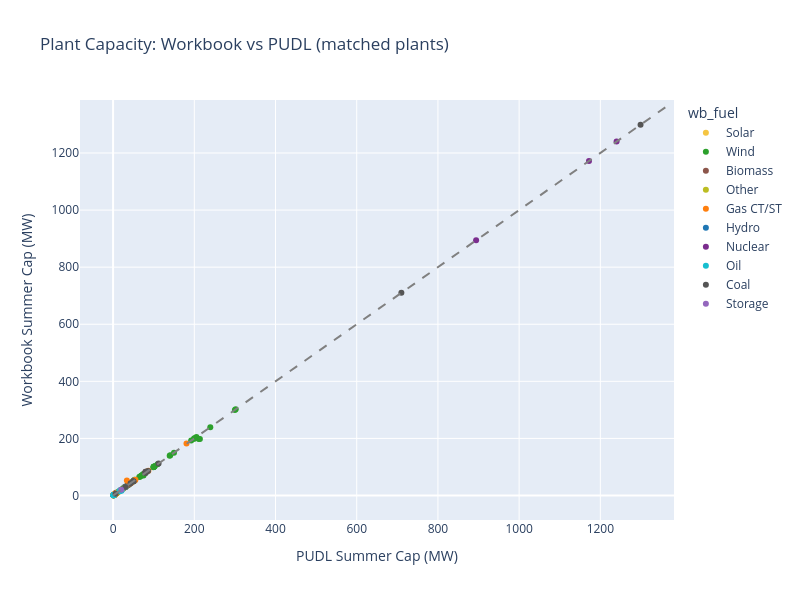

The cell this chart's notebook holds for it:
### Code cell
# Scatter plot: matched plant capacities
if len(matched) > 0:
    fig = px.scatter(
        matched, x="pudl_summer_mw", y="wb_summer_mw",
        color="wb_fuel",
        color_discrete_map=FUEL_COLORS,
        hover_data=["plant_name", "wb_hub", "cap_diff_pct"],
        title="Plant Capacity: Workbook vs PUDL (matched plants)",
        labels={"pudl_summer_mw": "PUDL Summer Cap (MW)", "wb_summer_mw": "Workbook Summer Cap (MW)"},
    )
    # Add 1:1 line
    max_val = max(matched["pudl_summer_mw"].max(), matched["wb_summer_mw"].max()) * 1.05
    fig.add_shape(type="line", x0=0, y0=0, x1=max_val, y1=max_val,
                  line=dict(dash="dash", color="gray"))
    fig.update_layout(height=600, width=800)
    fig.show()

    # Record result
    within_10 = (matched["cap_diff_pct"].abs() <= 10).sum()
    record_result("Plant-Level Capacity Match", "PASS" if match_rate > 50 else "WARN",
                  f"{n_matched} plants matched ({match_rate:.0f}%); "
                  f"{within_10}/{n_matched} within 10% of PUDL")

### Figure 1 — Plotly figure (JSON) as saved in the notebook; plotly's stock layout.template omitted (floating-point values rounded to 4 significant figures; data arrays with more than 128 entries replaced by an {"elided": "..."} marker saying what was removed)
{"data": [{"customdata": {"elided": "101x3 mixed values"}, "hovertemplate": "wb_fuel=Solar<br>PUDL Summer Cap (MW)=%{x}<br>Workbook Summer Cap (MW)=%{y}<br>plant_name=%{customdata[0]}<br>wb_hub=%{customdata[1]}<br>cap_diff_pct=%{customdata[2]}<extra></extra>", "legendgroup": "Solar", "marker": {"color": "#f5c542", "symbol": "circle"}, "mode": "markers", "name": "Solar", "orientation": "v", "showlegend": true, "type": "scatter", "x": [3.8, 1.9, 1.0, 1.3, 3.5, 2.8, 4.2, 0.9, 2.0, 1.0, 1.8, 1.4, 2.5, 3.9, 1.8, 1.8, 1.1, 2.1, 3.9, 3.0, 3.1, 2.3, 10.0, 1.3, 9.0, 2.0, 2.0, 7.9, 3.0, 3.0, 1.6, 20.0, 1.6, 1.5, 5.5, 2.0, 1.4, 4.0, 1.2, 1.0, 1.1, 1.0, 5.0, 2.8, 2.0, 2.9, 2.7, 6.4, 1.2, 1.3, 3.0, 3.5, 1.0, 20.9, 1.0, 2.5, 2.6, 1.4, 12.0, 2.4, 1.1, 11.8, 3.5, 1.6, 13.7, 1.0, 10.0, 2.5, 8.0, 4.1, 1.3, 1.0, 1.4, 17.7, 5.0, 2.5, 5.5, 7.5, 1.0, 1.8, 1.0, 1.7, 1.5, 1.9, 2.3, 3.7, 5.2, 16.0, 3.0, 3.5, 4.1, 1.0, 2.8, 1.1, 4.0, 1.5, 2.0, 2.3, 3.0, 10.0, 3.6], "xaxis": "x", "y": [3.8, 1.9, 1.0, 1.3, 3.5, 2.8, 4.2, 0.9, 2.2, 1.0, 1.8, 1.4, 2.5, 3.9, 1.8, 1.8, 1.1, 2.1, 3.9, 3.0, 3.1, 2.3, 10.0, 1.3, 9.0, 2.0, 2.4, 7.9, 3.0, 3.0, 1.6, 20.0, 1.6, 1.5, 5.5, 2.0, 1.4, 4.0, 1.3, 1.0, 1.2, 1.0, 5.0, 2.8, 2.0, 2.9, 2.7, 6.4, 1.2, 1.3, 3.0, 3.5, 1.0, 20.9, 1.0, 2.5, 2.6, 1.4, 12.0, 2.4, 1.1, 11.8, 3.5, 1.6, 13.7, 1.0, 10.0, 2.5, 8.0, 4.1, 1.3, 1.0, 1.4, 17.7, 5.0, 3.0, 5.4, 7.5, 1.0, 1.8, 1.0, 1.7, 1.5, 1.9, 2.3, 3.7, 5.2, 16.0, 3.0, 4.1, 4.1, 1.0, 2.8, 1.1, 3.7, 1.5, 2.0, 1.4, 3.0, 10.0, 3.6], "yaxis": "y"}, {"customdata": {"elided": "50x3 mixed values"}, "hovertemplate": "wb_fuel=Wind<br>PUDL Summer Cap (MW)=%{x}<br>Workbook Summer Cap (MW)=%{y}<br>plant_name=%{customdata[0]}<br>wb_hub=%{customdata[1]}<br>cap_diff_pct=%{customdata[2]}<extra></extra>", "legendgroup": "Wind", "marker": {"color": "#2ca02c", "symbol": "circle"}, "mode": "markers", "name": "Wind", "orientation": "v", "showlegend": true, "type": "scatter", "x": [80.0, 100.5, 100.5, 239.4, 200.0, 302.0, 205.2, 150.0, 34.5, 38.0, 4.5, 53.0, 70.0, 100.5, 29.4, 80.0, 200.0, 210.9, 75.0, 7.5, 2.5, 69.0, 26.0, 102.0, 37.8, 102.3, 100.0, 140.8, 76.2, 192.3, 66.0, 75.0, 213.8, 3.2, 30.0, 99.0, 52.9, 72.0, 10.0, 40.0, 48.2, 109.5, 50.4, 52.5, 300.0, 139.4, 2.0, 64.5, 200.0, 24.0], "xaxis": "x", "y": [80.0, 100.5, 100.5, 239.4, 200.0, 302.0, 205.2, 150.0, 34.5, 38.0, 4.5, 53.0, 70.0, 100.5, 29.4, 80.0, 200.0, 198.0, 75.0, 7.5, 2.5, 69.0, 26.0, 102.0, 37.8, 102.3, 100.0, 140.8, 76.2, 192.3, 66.0, 70.0, 198.0, 3.2, 30.0, 99.0, 55.2, 72.0, 10.0, 40.0, 48.2, 109.5, 50.4, 52.5, 300.0, 139.4, 1.992, 64.5, 200.0, 24.0], "yaxis": "y"}, {"customdata": [["Alpha Ridge LFG", "PJM BGE", 0], ["Altavista Power Station", "PJM Dominion", 0], ["Cinnamon Bay Edgeboro Landfill", "PJM PSEG", 51.7], ["Collinwood BioEnergy Facility", "PJM ATSI", 0], ["Covanta Delaware Valley", "PJM PECO", 3.8], ["Covanta Plymouth Renewable Energy", "PJM PECO", 0], ["Hopewell Mill", "PJM Dominion", 0], ["Hopewell Power Station", "PJM Dominion", 0], ["Johnsonburg Mill", "PJM APS", 0], ["KapStone Kraft Paper Corp", "PJM Dominion", 0], ["Lancaster County Resource Recovery", "PJM PPL", 0], ["Martinsville LFG Generator", "PJM AEP (Dayton)", 0], ["Montgomery County Resource Recovery", "PJM PEPCO", 0], ["Southampton Power Station", "PJM Dominion", 0], ["Tullytown", "PJM PECO", 0], ["Union County Resource Recovery", "PJM PSEG", 0], ["Wheelabrator Falls", "PJM PECO", 0], ["Wheelabrator Gloucester LP", "PJM AE", 0], ["York County Resource Recovery", "PJM METED", 0]], "hovertemplate": "wb_fuel=Biomass<br>PUDL Summer Cap (MW)=%{x}<br>Workbook Summer Cap (MW)=%{y}<br>plant_name=%{customdata[0]}<br>wb_hub=%{customdata[1]}<br>cap_diff_pct=%{customdata[2]}<extra></extra>", "legendgroup": "Biomass", "marker": {"color": "#8c564b", "symbol": "circle"}, "mode": "markers", "name": "Biomass", "orientation": "v", "showlegend": true, "type": "scatter", "x": [1.0, 51.0, 6.0, 1.0, 80.0, 28.0, 40.7, 51.0, 49.0, 30.0, 32.4, 1.0, 54.0, 51.0, 1.6, 37.5, 43.9, 12.0, 30.0], "xaxis": "x", "y": [1.0, 51.0, 9.1, 1.0, 83.0, 28.0, 40.7, 51.0, 49.0, 30.0, 32.4, 1.0, 54.0, 51.0, 1.6, 37.5, 43.9, 12.0, 30.0], "yaxis": "y"}, {"customdata": [["Bayway Refinery", "PJM PSEG", 0]], "hovertemplate": "wb_fuel=Other<br>PUDL Summer Cap (MW)=%{x}<br>Workbook Summer Cap (MW)=%{y}<br>plant_name=%{customdata[0]}<br>wb_hub=%{customdata[1]}<br>cap_diff_pct=%{customdata[2]}<extra></extra>", "legendgroup": "Other", "marker": {"color": "#bcbd22", "symbol": "circle"}, "mode": "markers", "name": "Other", "orientation": "v", "showlegend": true, "type": "scatter", "x": [11.2], "xaxis": "x", "y": [11.2], "yaxis": "y"}, {"customdata": [["Blossburg", "PJM PENELEC", -9.1], ["Bowling Green Peaking", "PJM ATSI", 0], ["Brookside Newark", "PJM DPL", 0], ["CSL Behring LLC", "PJM COMED", 0], ["Clayville", "PJM AE", 0], ["College of New Jersey", "PJM PSEG", 0], ["East Campus Steam Plant", "PJM APS", 0], ["Haverhill North Cogeneration Facility", "PJM AEP (Dayton)", 55.9], ["Hunlock Unit 4", "PJM PPL", -0.4], ["Inner Harbor East Heating", "PJM BGE", 0], ["Mars Snackfood US", "PJM COMED", 0], ["Mondelez Global LLC", "PJM COMED", 0], ["NRG Rockford II Energy Center", "PJM COMED", 0.8], ["Newman (PA)", "PJM PECO", 0], ["Sherman Avenue", "PJM AE", 0], ["Van Sant Station", "PJM DPL", 5.7], ["Virginia Tech Power Plant", "PJM AEP (Dayton)", 0]], "hovertemplate": "wb_fuel=Gas CT/ST<br>PUDL Summer Cap (MW)=%{x}<br>Workbook Summer Cap (MW)=%{y}<br>plant_name=%{customdata[0]}<br>wb_hub=%{customdata[1]}<br>cap_diff_pct=%{customdata[2]}<extra></extra>", "legendgroup": "Gas CT/ST", "marker": {"color": "#ff7f0e", "symbol": "circle"}, "mode": "markers", "name": "Gas CT/ST", "orientation": "v", "showlegend": true, "type": "scatter", "x": [20.9, 29.0, 2.6, 3.8, 55.0, 4.2, 7.4, 34.0, 44.8, 2.1, 3.0, 5.0, 180.8, 1.8, 86.9, 42.0, 2.5], "xaxis": "x", "y": [19.0, 29.0, 2.6, 3.8, 55.0, 4.2, 7.4, 53.0, 44.6, 2.1, 3.0, 5.0, 182.2, 1.8, 86.9, 44.4, 2.5], "yaxis": "y"}, {"customdata": [["Brasfield", "PJM Dominion", 0], ["Radford", "PJM AEP (Dayton)", 0], ["York Haven", "PJM METED", 0]], "hovertemplate": "wb_fuel=Hydro<br>PUDL Summer Cap (MW)=%{x}<br>Workbook Summer Cap (MW)=%{y}<br>plant_name=%{customdata[0]}<br>wb_hub=%{customdata[1]}<br>cap_diff_pct=%{customdata[2]}<extra></extra>", "legendgroup": "Hydro", "marker": {"color": "#1f77b4", "symbol": "circle"}, "mode": "markers", "name": "Hydro", "orientation": "v", "showlegend": true, "type": "scatter", "x": [2.9, 1.0, 19.0], "xaxis": "x", "y": [2.9, 1.0, 19.0], "yaxis": "y"}, {"customdata": [["Davis Besse", "PJM ATSI", 0], ["PSEG Hope Creek Generating Station", "PJM AE", 0], ["Perry", "PJM ATSI", 0]], "hovertemplate": "wb_fuel=Nuclear<br>PUDL Summer Cap (MW)=%{x}<br>Workbook Summer Cap (MW)=%{y}<br>plant_name=%{customdata[0]}<br>wb_hub=%{customdata[1]}<br>cap_diff_pct=%{customdata[2]}<extra></extra>", "legendgroup": "Nuclear", "marker": {"color": "#7b2d8e", "symbol": "circle"}, "mode": "markers", "name": "Nuclear", "orientation": "v", "showlegend": true, "type": "scatter", "x": [894.0, 1172.0, 1240.0], "xaxis": "x", "y": [894.0, 1172.0, 1240.0], "yaxis": "y"}, {"customdata": [["Delaware City 10", "PJM DPL", 0], ["Dodge Park Engine No 1", "PJM AEP (Dayton)", 0], ["Hamilton (PA)", "PJM METED", -11.8], ["Jackson Cntr Peaking", "PJM AEP (Dayton)", 4.3], ["Orrtanna", "PJM METED", -10.9], ["PS ST-8 Engine No 1", "PJM AEP (Dayton)", 0], ["Prospect Municipal", "PJM ATSI", 0], ["ST-1/1A Engine No 1", "PJM AEP (Dayton)", 0], ["Salem Electric Department", "PJM AEP (Dayton)", 0], ["Salem Street Dept", "PJM AEP (Dayton)", 0], ["Salem Water Plant", "PJM AEP (Dayton)", 0], ["Shawnee (PA)", "PJM PPL", -17.5], ["Shelby North", "PJM ATSI", 0], ["Shelby South", "PJM ATSI", 0], ["Stryker", "PJM ATSI", 0], ["Tasley", "PJM DPL", 0], ["Water Treatment Plant Generators", "PJM Dominion", 0], ["Wellington", "PJM ATSI", 0], ["West Station (DE)", "PJM DPL", 0]], "hovertemplate": "wb_fuel=Oil<br>PUDL Summer Cap (MW)=%{x}<br>Workbook Summer Cap (MW)=%{y}<br>plant_name=%{customdata[0]}<br>wb_hub=%{customdata[1]}<br>cap_diff_pct=%{customdata[2]}<extra></extra>", "legendgroup": "Oil", "marker": {"color": "#17becf", "symbol": "circle"}, "mode": "markers", "name": "Oil", "orientation": "v", "showlegend": true, "type": "scatter", "x": [18.0, 1.8, 20.4, 1.8, 20.2, 1.8, 1.8, 1.1, 1.3, 2.0, 2.0, 20.6, 1.8, 1.8, 17.0, 29.9, 1.7, 1.0, 15.0], "xaxis": "x", "y": [18.0, 1.8, 18.0, 1.877, 18.0, 1.8, 1.8, 1.1, 1.3, 2.0, 2.0, 17.0, 1.8, 1.8, 17.0, 29.9, 1.7, 1.0, 15.0], "yaxis": "y"}, {"customdata": [["Ebensburg Power", "PJM PENELEC", 0], ["Foster Wheeler Mt Carmel Cogen", "PJM PPL", 0], ["Grant Town Power Plant", "PJM APS", 0], ["John B Rich Memorial Power Station", "PJM PPL", 0], ["Longview Power Plant", "PJM APS", 0], ["Morgantown Energy Facility", "PJM APS", 0], ["Mountaineer", "PJM AEP (Dayton)", 0], ["Northampton Generating Company LP", "PJM METED", 0], ["Panther Creek Energy Facility", "PJM PPL", 3.8], ["St Nicholas Cogen Project", "PJM PPL", 0], ["Toledo Ref Power Recovery Train", "PJM ATSI", 0], ["Westwood Generation LLC", "PJM PPL", 0]], "hovertemplate": "wb_fuel=Coal<br>PUDL Summer Cap (MW)=%{x}<br>Workbook Summer Cap (MW)=%{y}<br>plant_name=%{customdata[0]}<br>wb_hub=%{customdata[1]}<br>cap_diff_pct=%{customdata[2]}<extra></extra>", "legendgroup": "Coal", "marker": {"color": "#555555", "symbol": "circle"}, "mode": "markers", "name": "Coal", "orientation": "v", "showlegend": true, "type": "scatter", "x": [50.0, 43.0, 80.0, 80.0, 710.0, 50.0, 1299.0, 112.0, 80.0, 86.0, 6.0, 30.0], "xaxis": "x", "y": [50.0, 43.0, 80.0, 80.0, 710.0, 50.0, 1299.0, 112.0, 83.0, 86.0, 6.0, 30.0], "yaxis": "y"}, {"customdata": [["Hazle Spindle", "PJM PPL", 0]], "hovertemplate": "wb_fuel=Storage<br>PUDL Summer Cap (MW)=%{x}<br>Workbook Summer Cap (MW)=%{y}<br>plant_name=%{customdata[0]}<br>wb_hub=%{customdata[1]}<br>cap_diff_pct=%{customdata[2]}<extra></extra>", "legendgroup": "Storage", "marker": {"color": "#9467bd", "symbol": "circle"}, "mode": "markers", "name": "Storage", "orientation": "v", "showlegend": true, "type": "scatter", "x": [20.0], "xaxis": "x", "y": [20.0], "yaxis": "y"}], "layout": {"height": 600, "legend": {"title": {"text": "wb_fuel"}, "tracegroupgap": 0}, "shapes": [{"line": {"color": "gray", "dash": "dash"}, "type": "line", "x0": 0, "x1": 1364.0, "y0": 0, "y1": 1364.0}], "title": {"text": "Plant Capacity: Workbook vs PUDL (matched plants)"}, "width": 800, "xaxis": {"anchor": "y", "domain": [0, 1], "title": {"text": "PUDL Summer Cap (MW)"}}, "yaxis": {"anchor": "x", "domain": [0, 1], "title": {"text": "Workbook Summer Cap (MW)"}}}}
